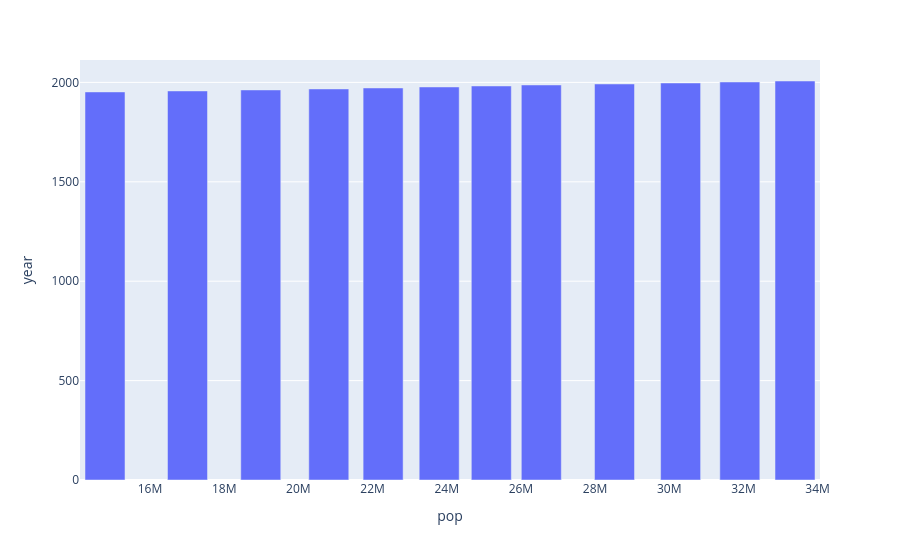

The code cell stored with this chart in its notebook:
### Code cell
fig = px.bar(data_canada,x='pop', y='year', orientation='v')
fig.show()

### Figure 1 — Plotly figure (JSON) as saved in the notebook; plotly's stock layout.template omitted (floating-point values rounded to 4 significant figures)
{"data": [{"alignmentgroup": "True", "hovertemplate": "pop=%{x}<br>year=%{y}<extra></extra>", "legendgroup": "", "marker": {"color": "#636efa", "pattern": {"shape": ""}}, "name": "", "offsetgroup": "", "orientation": "v", "showlegend": false, "textposition": "auto", "type": "bar", "x": [14785584, 17010154, 18985849, 20819767, 22284500, 23796400, 25201900, 26549700, 28523502, 30305843, 31902268, 33390141], "xaxis": "x", "y": [1952, 1957, 1962, 1967, 1972, 1977, 1982, 1987, 1992, 1997, 2002, 2007], "yaxis": "y"}], "layout": {"barmode": "relative", "legend": {"tracegroupgap": 0}, "margin": {"t": 60}, "xaxis": {"anchor": "y", "domain": [0, 1], "title": {"text": "pop"}}, "yaxis": {"anchor": "x", "domain": [0, 1], "title": {"text": "year"}}}}
